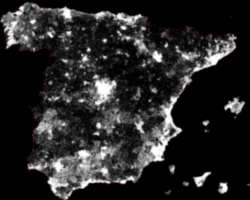
#> input picture models/maps/spain_small.png, 250 x 200 px
$ python populations.py
#> lines starting #> are read from the running program, lines starting #| are printed output that depends on the picture
import numpy as np
from PIL import Image

def test_population():
    population = np.zeros((100,100))
    population += 1
    population[10:20,10:20] = 10
    population[10:20,80:90] = 10
    population[80:90,10:20] = 10
    population[80:90,80:90] = 10
    population[14:16,14:86] = 10
    population[14:86,84:86] = 10
    population[84:86,14:86] = 100
    population[14:86,14:16] = 100
    return population

def from_file(filename: str, max_pop) -> np.ndarray:
#> called with filename = 'maps/spain_small.png', max_pop = 100
    im = np.array(Image.open(filename))
#> im is the input picture: shape (200, 250, 3); mean R, G, B 39.7, 39.4, 39.4
    if len(im.shape)>2:
        im = np.mean(im,axis=2)
#> im: shape (200, 250) float64
    im *= max_pop/np.max(im)
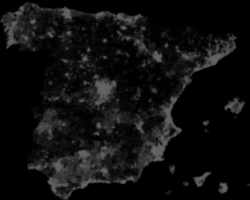
#> im: shape (200, 250) float64; min 0, max 100, mean 15.5
    return im

if __name__=="__main__":
    import os
    from matplotlib import pyplot as plt
    plt.imshow(from_file("maps/spain_small.png",100))
    plt.show()
    print(os.getcwd())

$ run again, with models/maps/spain_hd.png copied over models/maps/spain_small.png
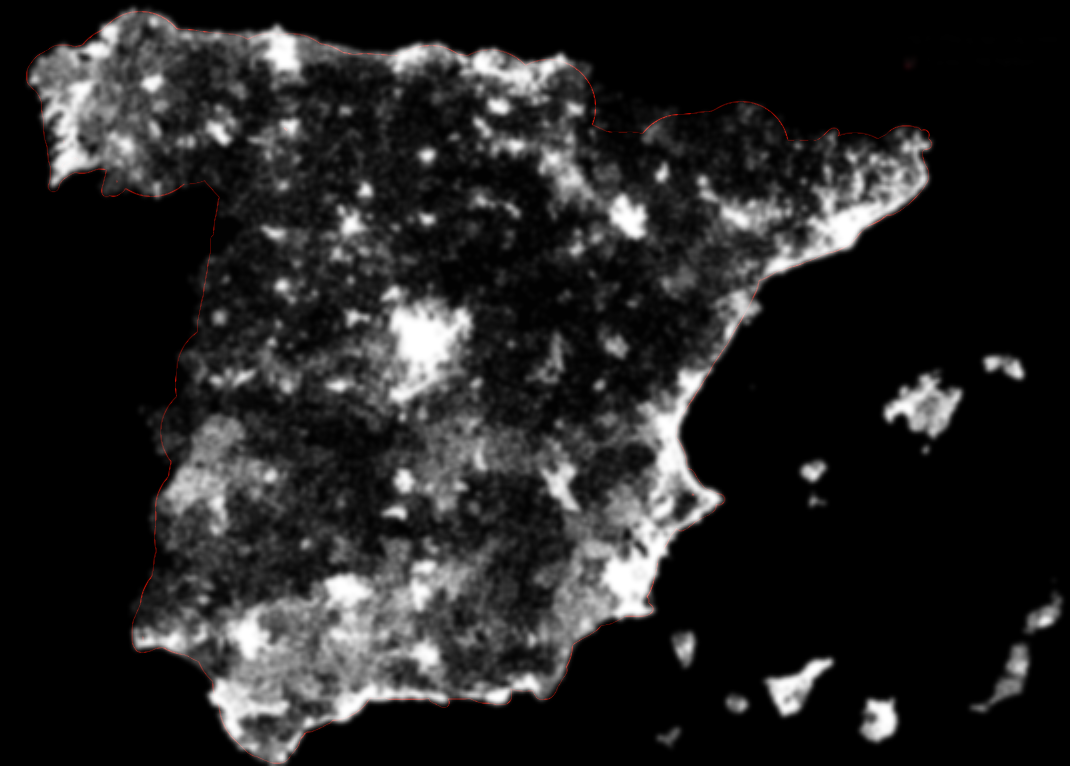
#> input picture models/maps/spain_hd.png, 1070 x 766 px
#> in from_file, im is the input picture: shape (766, 1070, 3); mean R, G, B 36.2, 35.8, 35.8
#> in from_file, `im *= max_pop/np.max(im)`:
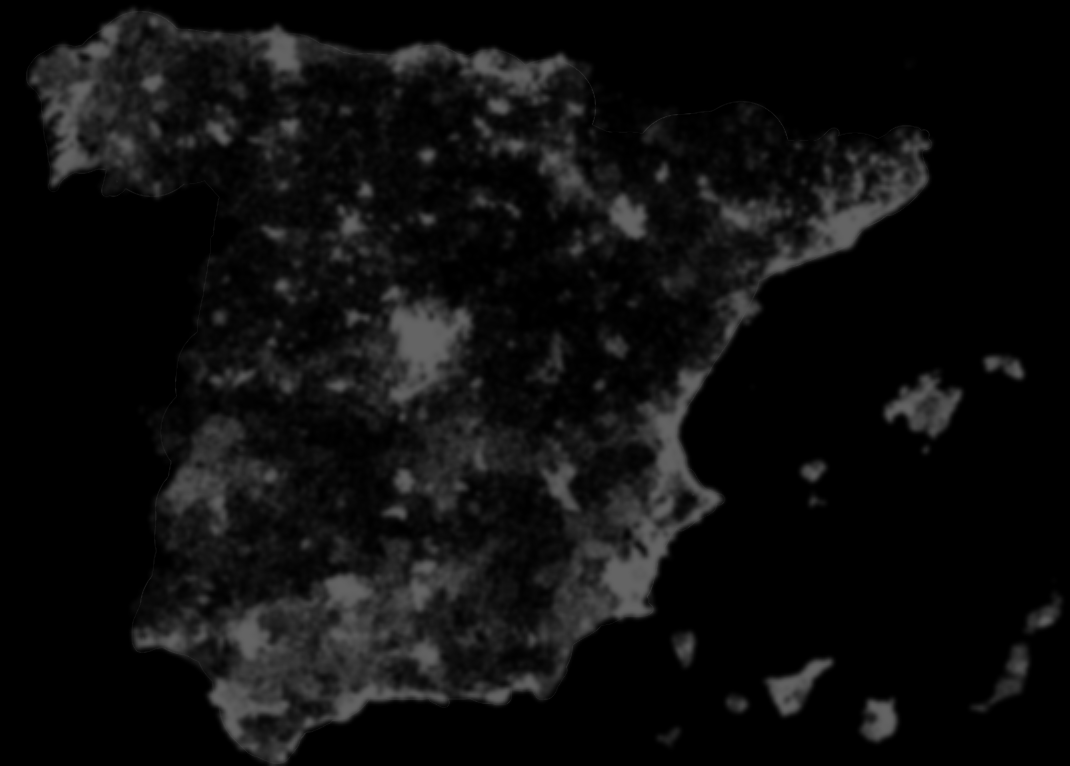
#> im: shape (766, 1070) float64; min 0, max 100, mean 14.1
